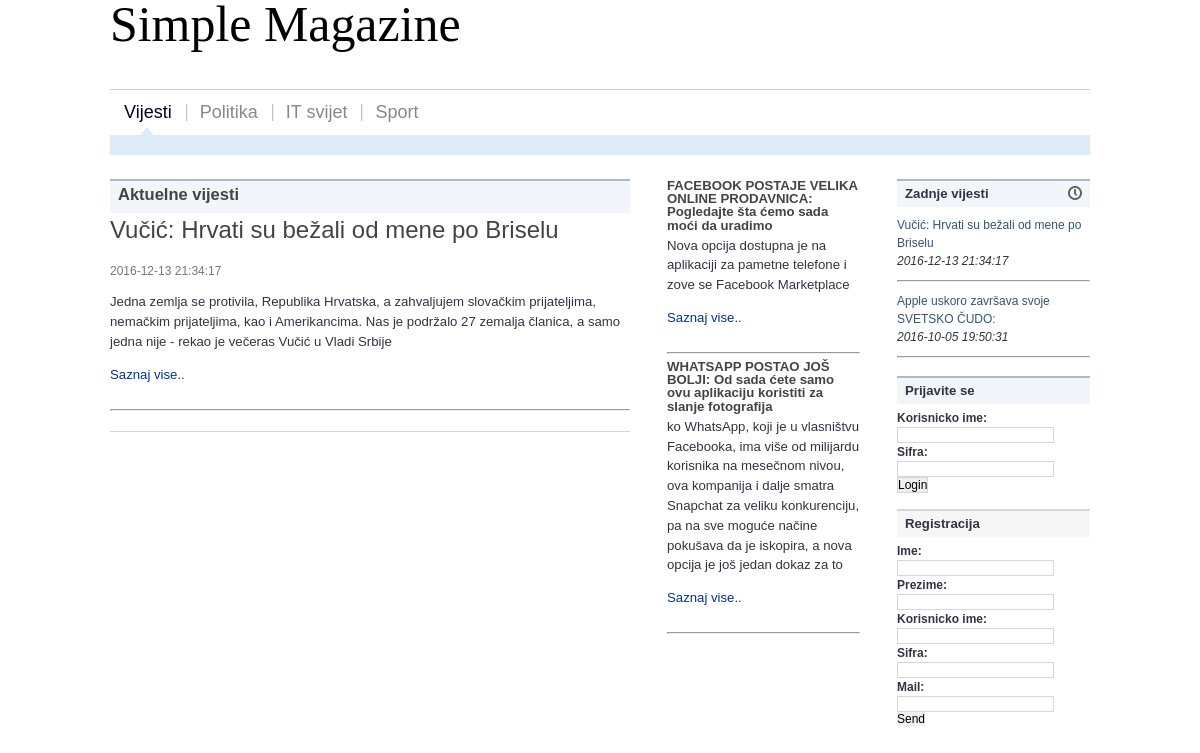
Screenshot of /politika.php with the database file from the repository.
### tables this page shows
CREATE TABLE IF NOT EXISTS `vesti` (
  `id_vesti` int(11) NOT NULL AUTO_INCREMENT,
  `naslov` varchar(100) DEFAULT NULL,
  `uvod` varchar(1200) DEFAULT NULL,
  `sadrzaj` text,
  `vreme_objave` datetime DEFAULT CURRENT_TIMESTAMP,
  `slika` varchar(45) DEFAULT NULL,
  `kategorija` varchar(45) DEFAULT NULL,
  `komentar` text,
  PRIMARY KEY (`id_vesti`)
);

### politika.php (the view, shortened to what this page needs)
<?php
include_once "core/db.php";
?>
<!DOCTYPE html PUBLIC "-//W3C//DTD XHTML 1.0 Transitional//EN" "http://www.w3.org/TR/xhtml1/DTD/xhtml1-transitional.dtd">
<html xmlns="http://www.w3.org/1999/xhtml" dir="ltr">
<head>
	<link rel="stylesheet" type="text/css" href="style.css" media="screen" />
</head>
<body id="top">
<div id="site">
	<div class="center-wrapper">
			 <?php
			include_once "moduli/menu.php"
				?>
		<div class="main" id="main-three-columns">
			<div class="left" id="main-left">
<div class="section-title"><h4>Aktuelne vijesti</h4></div>
				<div class="post">
				<?php
				$res = $pdo->query("SELECT id_vesti,vreme_objave, naslov, uvod FROM vesti WHERE kategorija ='2' LIMIT 4");
				while($vest = $res->fetch(PDO::FETCH_ASSOC)){
				echo "<div class='post-title'><h2>" . $vest['naslov'] . "</h1></div>";
				echo "<div class='post-date'><br><p>" . $vest['vreme_objave'] . "</p></div>";
				echo "<div class='post-body'> <p>" . $vest['uvod'] . "</p>";
				echo "<a href='saznajVise.php?id=" . $vest['id_vesti'] ."'>Saznaj vise..</a></div>";
				echo "<br><hr>";
				}
	?>
				</div>
				<div class="content-separator"></div>
			</div>
			 <div class="left sidebar" id="sidebar-1">
				<div class="post">
				<?php
				$res = $pdo->query("SELECT id_vesti,vreme_objave, naslov, uvod FROM vesti WHERE id_vesti >4 LIMIT 2");
				while($vest = $res->fetch(PDO::FETCH_ASSOC)){
				echo "<div class='post-title'><h5>" . $vest['naslov'] . "</h5></div>";
				echo "<div class='post-body'> <p>" . $vest['uvod'] . "</p>";
				echo "<a href='saznajVise.php?id=" . $vest['id_vesti'] ."'>Saznaj vise..</a></div>";
				echo "<br><hr>";
				}
	?>
				</div>
			</div>
			<div class="right sidebar" id="sidebar-2">
				<div class="section">
					<div class="section-title">
						<div class="left">Zadnje vijesti</div>
						<div class="right"><img src="img/icon-time.gif" width="14" height="14" alt="" /></div>
					</div>
	<?php
	include_once "moduli/zadnjevijesti.php"
	?>
				</div>
				<div class="section">
      <?php
	  if(isset($_SESSION['w'])){
		  include_once "moduli/" . $_SESSION['w'] . ".php";
	  }else{
	  include_once "moduli/loginW.php";
	  }
	  ?>
				</div>
				<div class="section network-section">
<?php
	if(isset($_SESSION['w']) && ($_SESSION['status'] == '1')){
		include_once "moduli/AdminUser.php";
	 }
	elseif(isset($_SESSION['w']) && ($_SESSION['status'] == '2')){
		include_once "moduli/user.php";
		}
	else{
	         include_once "moduli/registracija.php";}
?>
				</div>
			</div>
		</div>
	</div>
</div>
 </div>
</body>
</html>

### moduli/zadnjevijesti.php (shortened to what this page needs)
			<?php
			$res = $pdo->query("SELECT id_vesti, naslov, vreme_objave FROM vesti ORDER BY vreme_objave DESC LIMIT 2 ");
			while($vest = $res->fetch(PDO::FETCH_ASSOC)){
				echo "<div class='section-content'>";
				echo "<ul class='nice-list'>";
				echo "<li>";
				echo "<div class='left'><a href='saznajVise.php?id=" . $vest['id_vesti'] ."'>" . $vest['naslov'] . "</a></div>";
				echo "<div class='left'><i>" . $vest['vreme_objave'] . "</i></div>";
				echo "</li>";
				echo "<hr>";
			}
?>

### style.css (style rules this page uses)
html, body, div, span, object, iframe, h1, h2, h3, h4, h5, h6, p, blockquote, pre, a, abbr, acronym, address, code, del, dfn, em, img, q, dl, dt, dd, ol, ul, li, fieldset, form, label, legend, table, caption, tbody, tfoot, thead, tr, th, td, textarea, input, select { margin: 0; padding: 0; border: 0; font-weight: inherit; font-style: inherit; font-size: 100%; font-family: inherit; vertical-align: baseline; }
html { height: 100%; padding-bottom: 1px; }
body { background: #FFF; color: #334; font: normal 75% sans-serif; line-height: 1.5; }
h1,h2,h3,h4,h5,h6 { color: #444; font-weight: normal; line-height: 1; margin-bottom: 0.3em; }
h4,h5,h6 { font-weight: bold; }
h2 { font-size: 2em; }
h4 { font-size: 1.25em; }
h5 { font-size: 1.1em; }
a { color: #357; text-decoration: underline; }
p { margin-bottom: 1em; }
ul, ol { margin: 0 0 1.5em 1.5em; }
ul { list-style-type: disc; }
ul.plain-list li, ul.nice-list li, ul.tabbed li { list-style: none; }
ul.nice-list { margin-left: 0; }
ul.nice-list li { list-style: none; border-top: 1px solid #EEE; padding: 4px 0; }
ul.nice-list li:first-child { border-top: none; }
.left,.alignleft { float: left; }
.right,.alignright { float: right; }
.content-separator, .archive-separator { background: #D5D5D5; clear: both; color: #FFE; display: block; font-size: 0; line-height: 0; height: 1px; }
.content-separator { margin: 20px 0; }
.post a { text-decoration: none; }
.post-date { color: #777; margin: 2px 0 10px; }
.post-title h1, .post-title h2, .post-title h3 { margin-bottom: 0; }
.post-body { font-size: 1.1em; }
.post-body a { color: #039; }
.center-wrapper { margin: 0 auto; width: 980px; }
.main { margin-bottom: 18px; }
.main#main-three-columns { background: url('img/main-three-columns.gif') repeat-y right top; }
.main#main-three-columns .sidebar { width: 193px; }
.main#main-three-columns #main-left { width: 520px; }
.sidebar a { text-decoration: none; }
#sidebar-1 { margin-left: 37px; }
.section { margin-bottom: 16px; }
.section-title { background-color: #F2F6FA; border-top: 2px solid #ABC; font: bold 1.1em sans-serif; margin-bottom: 5px; min-height: 0; padding: 5px 8px 6px; }

### rows the page displays
vesti: naslov "Vučić: Hrvati su bežali od mene po Briselu", vreme_objave "2016-12-13 21:34:17", uvod "Jedna zemlja se protivila, Republika Hrvatska, a zahvaljujem slovačkim prijateljima, nemačkim prijateljima, kao i Amerikancima. Nas je podržalo 27 zemalja članica, a samo jedna nije - rekao je večeras Vučić u Vladi Srbije"
vesti: naslov "FACEBOOK POSTAJE VELIKA ONLINE PRODAVNICA: Pogledajte šta ćemo sada moći da uradimo", uvod "Nova opcija dostupna je na aplikaciji za pametne telefone i zove se Facebook Marketplace"
vesti: naslov "WHATSAPP POSTAO JOŠ BOLJI: Od sada ćete samo ovu aplikaciju koristiti za slanje fotografija", uvod "ko WhatsApp, koji je u vlasništvu Facebooka, ima više od milijardu korisnika na mesečnom nivou, ova kompanija i dalje smatra Snapchat za veliku konkurenciju, pa na sve moguće načine pokušava da je iskopira, a nova opcija je još jedan dokaz za to"
vesti: naslov "Apple uskoro završava svoje SVETSKO ČUDO:", vreme_objave "2016-10-05 19:50:31"
